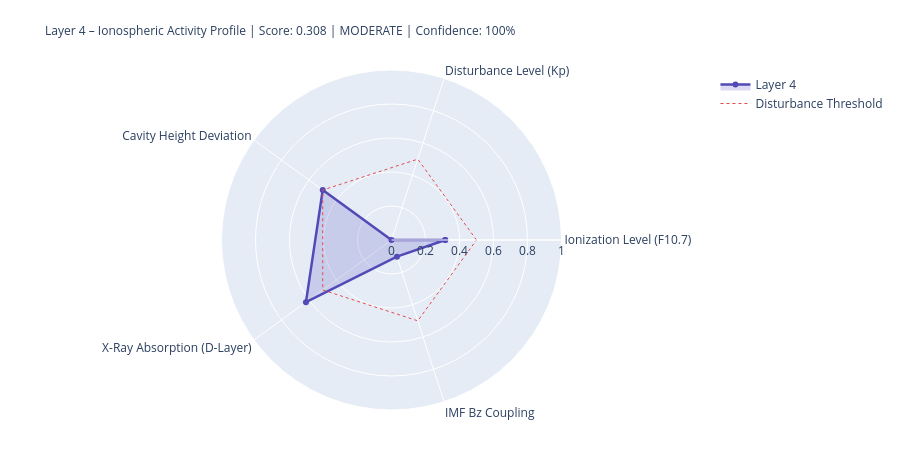

The code cell stored with this chart in its notebook:
### Markdown cell above
---
## 4. State Assessment & Handoff to Layer 5

### Code cell
# ============================================================
# LAYER-4-SCORE
# ============================================================

COMPONENTS = {
    'Ionization Level (F10.7)':    {'score': ioniz,       'source': 'primary' if f107_now else 'from_layer0', 'dynamic': True},
    'Disturbance Level (Kp)':          {'score': disturb,     'source': 'primary' if kp_now   else 'from_layer0', 'dynamic': True},
    'Cavity Height Deviation':    {'score': h_dev,       'source': 'derived',                                'dynamic': True},
    'X-Ray Absorption (D-Layer)':{'score': xray_ioniz,  'source': 'primary' if xray_now else 'missing',     'dynamic': True},
    'IMF Bz Coupling':             {'score': bz_coupling, 'source': 'primary' if bz_now   else 'from_layer0', 'dynamic': True},
}

available    = {k: v['score'] for k, v in COMPONENTS.items() if v['score'] is not None}
unavailable  = [k for k, v in COMPONENTS.items() if v['score'] is None]
layer4_score = round(sum(available.values()) / len(available), 4) if available else None
confidence   = round(len(available) / len(COMPONENTS), 2)
level = ('unknown' if layer4_score is None
         else 'quiet'   if layer4_score < 0.3
         else 'moderate' if layer4_score < 0.6
         else 'active')
dominant_l4 = max(available, key=available.get) if available else 'none'

# Resonance delta for Schumann SR-1
sr1_ref = schumann_freq(1, 80.0)
sr1_now = schumann_freq(1, h_eff)
sr1_delta_mhz = (sr1_now - sr1_ref) * 1000

# Propagation conditions
prop_cond = ('disturbed'   if kp_val > 4
             else 'unsettled' if kp_val > 2
             else 'normal')
if xray_class in ['X', 'M']:
    prop_cond = 'Radio-Blackout moeglich'

W = 68
print('=' * W)
print('LAYER 4 – IONOSPHERE – STATE ASSESSMENT')
print('=' * W)
for name, comp in COMPONENTS.items():
    s = comp['score']
    if s is not None:
        bar = '█' * int(s * 20) + '░' * (20 - int(s * 20))
        print(f'  {name:<36} {bar}  {s:.3f}  [{comp["source"]}]')
    else:
        print(f'  {name:<36} {"─" * 20}  n/a   [missing]')
print('-' * W)
print(f'  Score:          {layer4_score:.3f}  ({len(available)}/{len(COMPONENTS)} components)')
print(f'  Confidence:     {confidence:.0%}')
print(f'  Level:          {level.upper()}')
print(f'  Dominant:       {dominant_l4}')
print(f'  Cavity height:  {h_eff:.1f} km  (Ref: 80.0 km)')
print(f'  SR-1:           {sr1_now:.3f} Hz  (Δ {sr1_delta_mhz:+.1f} mHz vs. ref)')
print(f'  Propagation:    {prop_cond}')
print(f'  X-Ray:          {xray_class}-class  ({xray_now:.2e} W/m²)' if xray_now else '  X-Ray:          n/a')
print('=' * W)

# Radar
cats   = list(available.keys())
vals_r = list(available.values())
if len(cats) >= 3:
    fig = go.Figure()
    fig.add_trace(go.Scatterpolar(
        r=vals_r + [vals_r[0]], theta=cats + [cats[0]],
        fill='toself', fillcolor='rgba(83,74,183,0.20)',
        line=dict(color='#534AB7', width=2.5), name='Layer 4'
    ))
    fig.add_trace(go.Scatterpolar(
        r=[0.5] * (len(cats)+1), theta=cats + [cats[0]],
        line=dict(color='#E24B4A', dash='dot', width=1),
        mode='lines', name='Disturbance Threshold'
    ))
    fig.update_layout(
        title=dict(
            text=f'Layer 4 – Ionospheric Activity Profile | Score: {layer4_score:.3f} | {level.upper()} | Confidence: {confidence:.0%}',
            font=dict(size=12)
        ),
        polar=dict(radialaxis=dict(visible=True, range=[0, 1])),
        height=450, showlegend=True,
        margin=dict(l=80, r=80, t=70, b=40)
    )
    fig.show()

### Figure 1 — Plotly figure (JSON) as saved in the notebook; plotly's stock layout.template omitted (floating-point values rounded to 4 significant figures)
{"data": [{"fill": "toself", "fillcolor": "rgba(83,74,183,0.20)", "line": {"color": "#534AB7", "width": 2.5}, "name": "Layer 4", "r": [0.316, 0.0, 0.5, 0.622, 0.103, 0.316], "theta": ["Ionization Level (F10.7)", "Disturbance Level (Kp)", "Cavity Height Deviation", "X-Ray Absorption (D-Layer)", "IMF Bz Coupling", "Ionization Level (F10.7)"], "type": "scatterpolar"}, {"line": {"color": "#E24B4A", "dash": "dot", "width": 1}, "mode": "lines", "name": "Disturbance Threshold", "r": [0.5, 0.5, 0.5, 0.5, 0.5, 0.5], "theta": ["Ionization Level (F10.7)", "Disturbance Level (Kp)", "Cavity Height Deviation", "X-Ray Absorption (D-Layer)", "IMF Bz Coupling", "Ionization Level (F10.7)"], "type": "scatterpolar"}], "layout": {"height": 450, "margin": {"b": 40, "l": 80, "r": 80, "t": 70}, "polar": {"radialaxis": {"range": [0, 1], "visible": true}}, "showlegend": true, "title": {"font": {"size": 12}, "text": "Layer 4 – Ionospheric Activity Profile | Score: 0.308 | MODERATE | Confidence: 100%"}}}
